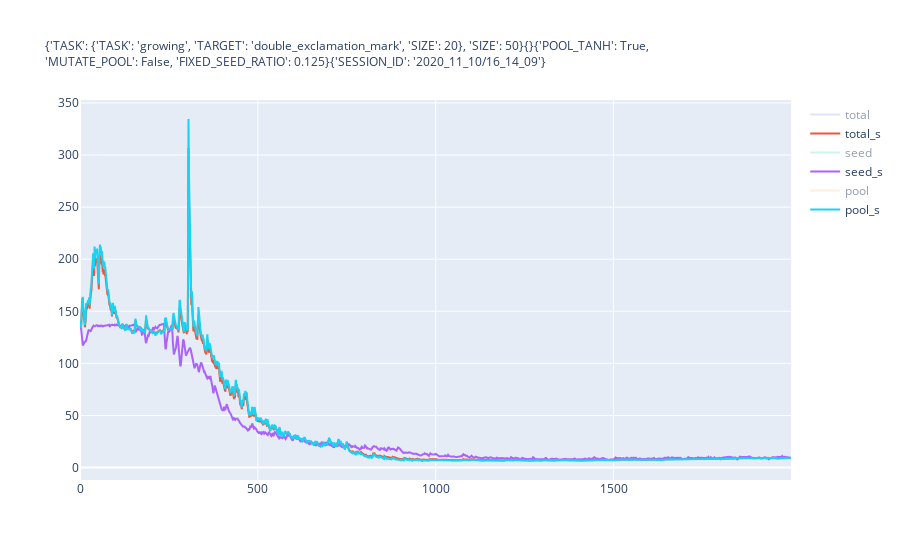

The cell this chart's notebook holds for it:
### Code cell
NUM_RUNS = 1
NUM_TRAINING_STEPS = 2000

# tf.keras.backend.clear_session()
for e in range(NUM_RUNS):
  ca = models.CAModel()
  trainer = train.Trainer(x_train, y_train, ca, vis)
  
  for i in range(1, NUM_TRAINING_STEPS+1):
    x, x0, losses = trainer.full_train_step()
    trainer.visualize(x, x0, losses, e)
  
  plot = disp.plot_losses(trainer.loss_log, return_plot=True, title_text=utils.get_cfg_infos())
  utils.save_fig(plot, name=f"fig_{e}", as_img=False)

### Figure 1 — Plotly figure (JSON) as saved in the notebook; plotly's stock layout.template omitted (floating-point values rounded to 4 significant figures; data arrays with more than 128 entries replaced by an {"elided": "..."} marker saying what was removed)
{"data": [{"name": "total", "opacity": 0.4, "type": "scatter", "visible": "legendonly", "y": {"elided": "2000 float values"}}, {"name": "total_s", "type": "scatter", "y": {"elided": "2000 float values"}}, {"name": "seed", "opacity": 0.4, "type": "scatter", "visible": "legendonly", "y": {"elided": "2000 float values"}}, {"name": "seed_s", "type": "scatter", "y": {"elided": "2000 float values"}}, {"name": "pool", "opacity": 0.4, "type": "scatter", "visible": "legendonly", "y": {"elided": "2000 float values"}}, {"name": "pool_s", "type": "scatter", "y": {"elided": "2000 float values"}}], "layout": {"title": {"font": {"size": 12}, "text": "{'TASK': {'TASK': 'growing', 'TARGET': 'double_exclamation_mark', 'SIZE': 20}, 'SIZE': 50}{}{'POOL_TANH': True,<br>'MUTATE_POOL': False, 'FIXED_SEED_RATIO': 0.125}{'SESSION_ID': '2020_11_10/16_14_09'}"}}}
